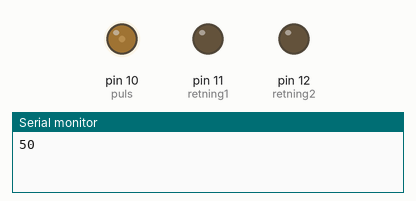
Bench run of a sketch on a simulated Arduino Uno, built with avr-gcc and run on an emulated ATmega328P. On the bench: output pins drawn as LEDs (lit = HIGH), the last lines printed to the serial monitor.

Above: at 0.05 s.
At 1.65 s:
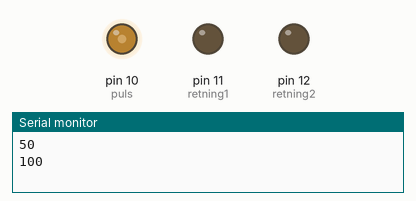
At 2.45 s:
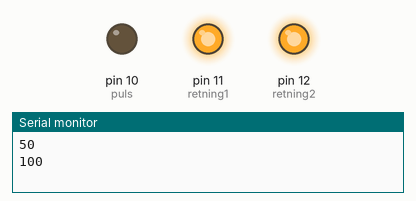
At 3.25 s:
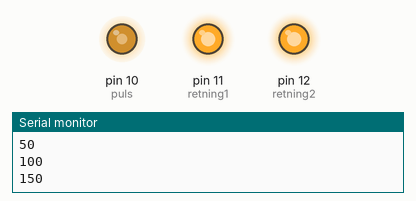
At 4.85 s:
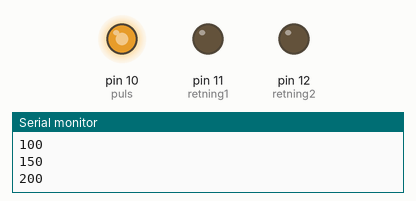
At 6.5 s:
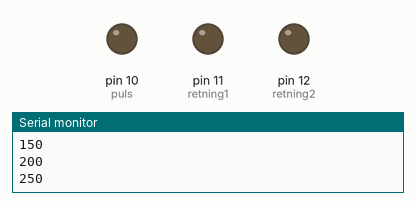
Timing chart, 0 to 8.5 s (numbered marks = the images above):
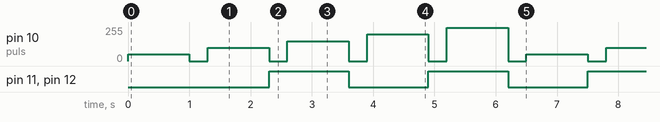

Measured:
- by itself, pin 11 (retning1), pin 12 (retning2): alternates HIGH for 1.3 s and LOW for 1.3 s
- by itself, pin 10 (puls): repeats every 6.5 s: 0/255 0.30 s, 100/255 1.0 s, 0/255 0.30 s, 150/255 1.0 s, 0/255 0.30 s, 200/255 1.0 s, 0/255 0.30 s, 250/255 1.0 s, 0/255 0.30 s, 50/255 1.0 s

The sketch:

motor_styring.ino
```cpp
int puls = 10;
int retning1 = 11;
int retning2 = 12;

bool retningState = true;

void setup() {
  // put your setup code here, to run once:
  pinMode(puls, OUTPUT);
  pinMode(retning1, OUTPUT);
  pinMode(retning2, OUTPUT);
  Serial.begin(9600);

  digitalWrite(retning1, LOW);
  digitalWrite(retning2, LOW);
}

int i = 0;
void loop() {
  // put your main code here, to run repeatedly:
  //digitalWrite(puls, HIGH);


  i = i + 50;
  Serial.println(i);

  analogWrite(puls, i);
  delay(1000);
  digitalWrite(puls, LOW);
  digitalWrite(retning2, !retningState);

  digitalWrite(retning1, !retningState);
  delay(300);
  retningState = !retningState;

  if (i == 250){
    i = 0;
  }

}
```
